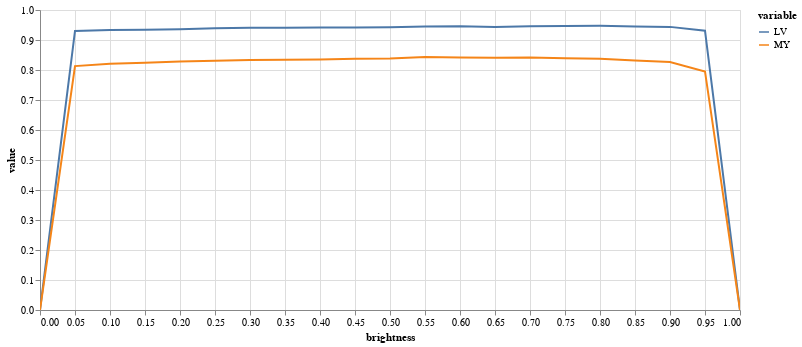

Here is the notebook cell this chart was saved with:
### Code cell
results = eval_bright_series(img(), trueMask(), trainedModel, start=0, end=1.05, components=['bg','LV','MY'])
plot_eval_series(results)

### Figure 1 — Vega-Lite specification as saved in the notebook (floating-point values rounded to 4 significant figures)
{"config": {"view": {"continuousWidth": 400, "continuousHeight": 300}}, "data": {"name": "data-346713fd6fb3cbe042ba8f5e40133347"}, "mark": "line", "encoding": {"color": {"type": "nominal", "field": "variable"}, "tooltip": {"type": "quantitative", "field": "value"}, "x": {"type": "quantitative", "field": "brightness"}, "y": {"type": "quantitative", "field": "value"}}, "height": 300, "selection": {"selector003": {"type": "interval", "bind": "scales", "encodings": ["x", "y"]}}, "width": 700, "$schema": "https://vega.github.io/schema/vega-lite/v4.8.1.json", "datasets": {"data-346713fd6fb3cbe042ba8f5e40133347": [{"brightness": 0.0, "variable": "LV", "value": 0.0}, {"brightness": 0.05, "variable": "LV", "value": 0.9301}, {"brightness": 0.1, "variable": "LV", "value": 0.9332}, {"brightness": 0.15, "variable": "LV", "value": 0.9342}, {"brightness": 0.2, "variable": "LV", "value": 0.936}, {"brightness": 0.25, "variable": "LV", "value": 0.9394}, {"brightness": 0.3, "variable": "LV", "value": 0.9412}, {"brightness": 0.35, "variable": "LV", "value": 0.9405}, {"brightness": 0.4, "variable": "LV", "value": 0.9416}, {"brightness": 0.45, "variable": "LV", "value": 0.9414}, {"brightness": 0.5, "variable": "LV", "value": 0.9425}, {"brightness": 0.55, "variable": "LV", "value": 0.9448}, {"brightness": 0.6, "variable": "LV", "value": 0.9457}, {"brightness": 0.65, "variable": "LV", "value": 0.9436}, {"brightness": 0.7, "variable": "LV", "value": 0.9458}, {"brightness": 0.75, "variable": "LV", "value": 0.947}, {"brightness": 0.8, "variable": "LV", "value": 0.9471}, {"brightness": 0.85, "variable": "LV", "value": 0.9453}, {"brightness": 0.9, "variable": "LV", "value": 0.9437}, {"brightness": 0.95, "variable": "LV", "value": 0.931}, {"brightness": 1.0, "variable": "LV", "value": 0.0}, {"brightness": 0.0, "variable": "MY", "value": 0.0}, {"brightness": 0.05, "variable": "MY", "value": 0.813}, {"brightness": 0.1, "variable": "MY", "value": 0.8209}, {"brightness": 0.15, "variable": "MY", "value": 0.8244}, {"brightness": 0.2, "variable": "MY", "value": 0.8283}, {"brightness": 0.25, "variable": "MY", "value": 0.8308}, {"brightness": 0.3, "variable": "MY", "value": 0.833}, {"brightness": 0.35, "variable": "MY", "value": 0.8341}, {"brightness": 0.4, "variable": "MY", "value": 0.8348}, {"brightness": 0.45, "variable": "MY", "value": 0.8374}, {"brightness": 0.5, "variable": "MY", "value": 0.8381}, {"brightness": 0.55, "variable": "MY", "value": 0.8434}, {"brightness": 0.6, "variable": "MY", "value": 0.8416}, {"brightness": 0.65, "variable": "MY", "value": 0.8405}, {"brightness": 0.7, "variable": "MY", "value": 0.8413}, {"brightness": 0.75, "variable": "MY", "value": 0.8392}, {"brightness": 0.8, "variable": "MY", "value": 0.8378}, {"brightness": 0.85, "variable": "MY", "value": 0.8313}, {"brightness": 0.9, "variable": "MY", "value": 0.8263}, {"brightness": 0.95, "variable": "MY", "value": 0.7951}, {"brightness": 1.0, "variable": "MY", "value": 0.0}]}}
